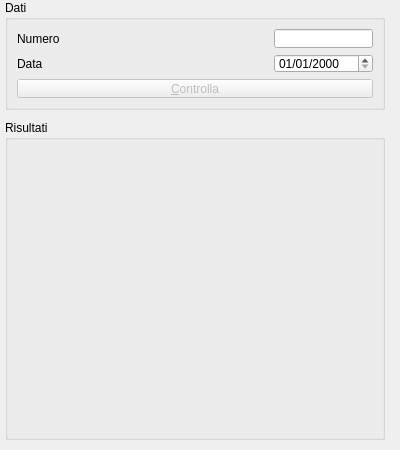
<ui version="4.0" >
 <author></author>
 <comment></comment>
 <exportmacro></exportmacro>
 <class>assicurataMonitor</class>
 <widget class="QWidget" name="assicurataMonitor" >
  <property name="geometry" >
   <rect>
    <x>0</x>
    <y>0</y>
    <width>400</width>
    <height>450</height>
   </rect>
  </property>
  <property name="sizePolicy" >
   <sizepolicy>
    <hsizetype>4</hsizetype>
    <vsizetype>4</vsizetype>
    <horstretch>0</horstretch>
    <verstretch>0</verstretch>
   </sizepolicy>
  </property>
  <property name="minimumSize" >
   <size>
    <width>400</width>
    <height>450</height>
   </size>
  </property>
  <property name="maximumSize" >
   <size>
    <width>400</width>
    <height>450</height>
   </size>
  </property>
  <property name="windowTitle" >
   <string>Form</string>
  </property>
  <property name="windowIcon" >
   <iconset/>
  </property>
  <widget class="QGroupBox" name="groupBox_2" >
   <property name="geometry" >
    <rect>
     <x>5</x>
     <y>120</y>
     <width>380</width>
     <height>320</height>
    </rect>
   </property>
   <property name="title" >
    <string>Risultati</string>
   </property>
   <widget class="QLabel" name="risultato" >
    <property name="geometry" >
     <rect>
      <x>20</x>
      <y>20</y>
      <width>340</width>
      <height>285</height>
     </rect>
    </property>
    <property name="frameShape" >
     <enum>QFrame::NoFrame</enum>
    </property>
    <property name="text" >
     <string/>
    </property>
    <property name="alignment" >
     <set>Qt::AlignLeading|Qt::AlignLeft|Qt::AlignTop</set>
    </property>
    <property name="wordWrap" >
     <bool>true</bool>
    </property>
   </widget>
  </widget>
  <widget class="QGroupBox" name="groupBox" >
   <property name="geometry" >
    <rect>
     <x>5</x>
     <y>0</y>
     <width>380</width>
     <height>110</height>
    </rect>
   </property>
   <property name="title" >
    <string>Dati</string>
   </property>
   <layout class="QGridLayout" >
    <property name="margin" >
     <number>9</number>
    </property>
    <property name="spacing" >
     <number>6</number>
    </property>
    <item row="0" column="2" >
     <widget class="QLineEdit" name="numerow" >
      <property name="acceptDrops" >
       <bool>false</bool>
      </property>
      <property name="inputMask" >
       <string/>
      </property>
      <property name="text" >
       <string/>
      </property>
      <property name="frame" >
       <bool>true</bool>
      </property>
      <property name="cursorPosition" >
       <number>0</number>
      </property>
     </widget>
    </item>
    <item row="1" column="2" >
     <widget class="QDateEdit" name="dataw" >
      <property name="displayFormat" >
       <string>dd/MM/yyyy</string>
      </property>
     </widget>
    </item>
    <item row="1" column="1" >
     <spacer>
      <property name="orientation" >
       <enum>Qt::Horizontal</enum>
      </property>
      <property name="sizeHint" >
       <size>
        <width>211</width>
        <height>20</height>
       </size>
      </property>
     </spacer>
    </item>
    <item row="0" column="0" >
     <widget class="QLabel" name="label" >
      <property name="text" >
       <string>Numero</string>
      </property>
     </widget>
    </item>
    <item row="1" column="0" >
     <widget class="QLabel" name="label_2" >
      <property name="text" >
       <string>Data</string>
      </property>
     </widget>
    </item>
    <item row="2" column="0" colspan="3" >
     <widget class="QPushButton" name="bottone" >
      <property name="enabled" >
       <bool>false</bool>
      </property>
      <property name="cursor" >
       <cursor>13</cursor>
      </property>
      <property name="text" >
       <string>&amp;Controlla</string>
      </property>
      <property name="icon" >
       <iconset/>
      </property>
      <property name="default" >
       <bool>true</bool>
      </property>
     </widget>
    </item>
   </layout>
  </widget>
 </widget>
 <pixmapfunction></pixmapfunction>
 <resources/>
 <connections/>
</ui>
